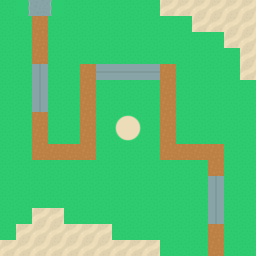

Below is a game level as drawn by its tile map, then a one-line description and the .tmx file that defines it, in full:
An orthogonal 16x16 tile map with 16x16 px tiles, 2 tile layers (BASE, UNPLACEABLE) and 4 objects.

<map version="1.10" tiledversion="1.12.2" orientation="orthogonal" renderorder="right-down" width="16" height="16" tilewidth="16" tileheight="16" infinite="0" nextlayerid="5" nextobjectid="10">
 <editorsettings>
  <export target="../TMJs/round3.tmj" format="json" />
 </editorsettings>
 <tileset firstgid="1" source="../16x16.tsx" />
 <layer id="1" name="BASE" width="16" height="16">
  <data encoding="csv">
25,25,25,25,25,25,25,25,25,25,25,25,25,25,25,25,
25,25,25,25,25,25,25,25,25,25,25,25,25,25,25,25,
25,25,25,25,25,25,25,25,25,25,25,25,25,25,25,25,
25,25,25,25,25,25,25,25,25,25,25,25,25,25,25,25,
25,25,25,25,25,25,25,25,25,25,25,25,25,25,25,25,
25,25,25,25,25,25,25,25,25,25,25,25,25,25,25,25,
25,25,25,25,25,25,25,25,25,25,25,25,25,25,25,25,
25,25,25,25,25,25,25,25,25,25,25,25,25,25,25,25,
25,25,25,25,25,25,25,25,25,25,25,25,25,25,25,25,
25,25,25,25,25,25,25,25,25,25,25,25,25,25,25,25,
25,25,25,25,25,25,25,25,25,25,25,25,25,25,25,25,
25,25,25,25,25,25,25,25,25,25,25,25,25,25,25,25,
25,25,25,25,25,25,25,25,25,25,25,25,25,25,25,25,
25,25,25,25,25,25,25,25,25,25,25,25,25,25,25,25,
25,25,25,25,25,25,25,25,25,25,25,25,25,25,25,25,
25,25,25,25,25,25,25,25,25,25,25,25,25,25,25,25
</data>
 </layer>
 <layer id="2" name="UNPLACEABLE" width="16" height="16">
  <data encoding="csv">
0,103,104,105,0,0,0,0,0,0,242,242,242,242,242,242,
0,0,94,0,0,0,0,0,0,0,0,0,242,242,242,242,
0,0,94,0,0,0,0,0,0,0,0,0,0,0,242,242,
0,0,94,0,0,0,0,0,0,0,0,0,0,0,0,242,
0,0,179,0,0,94,225,225,225,225,94,0,0,0,0,242,
0,0,179,0,0,94,0,0,0,0,94,0,0,0,0,0,
0,0,179,0,0,94,0,0,0,0,94,0,0,0,0,0,
0,0,94,0,0,94,0,142,143,0,94,0,0,0,0,0,
0,0,94,0,0,94,0,165,166,0,94,0,0,0,0,0,
0,0,94,94,94,94,0,0,0,0,94,94,94,94,0,0,
0,0,0,0,0,0,0,0,0,0,0,0,0,94,0,0,
0,0,0,0,0,0,0,0,0,0,0,0,0,179,0,0,
0,0,0,0,0,0,0,0,0,0,0,0,0,179,0,0,
0,0,242,242,0,0,0,0,0,0,0,0,0,179,0,0,
0,242,242,242,242,242,242,0,0,0,0,0,0,94,0,0,
242,242,242,242,242,242,242,242,242,242,0,0,0,94,0,0
</data>
 </layer>
 <objectgroup id="3" name="path">
  <object id="2" x="208" y="240">
   <polyline points="0,0 0,-96 -48,-96 -48,-176 -128,-176 -128,-96 -176,-96 -176,-224" />
  </object>
 </objectgroup>
 <objectgroup id="4" name="tunnel">
  <object id="7" x="208" y="208">
   <polyline points="0,0 0,-32" />
  </object>
  <object id="8" x="144" y="64">
   <polyline points="0,0 -48,0" />
  </object>
  <object id="9" x="32" y="96">
   <polyline points="0,0 0,-32" />
  </object>
 </objectgroup>
</map>
